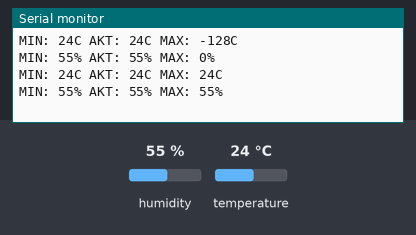
A sketch run on a simulated Arduino Uno, built with avr-gcc and run on an emulated ATmega328P. Parts: the last lines printed to the serial monitor. Inputs (shaded band) come from the test bench; at power-on: humidity 55 %, temperature 24 °C. EEPROM starts erased.

Above: at 2.8 s.
2.9 s: humidity set to 22 %
At 5.3 s:
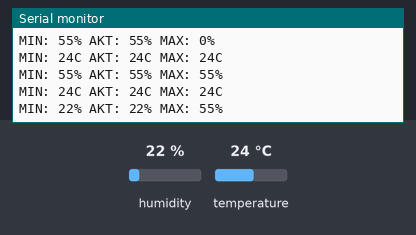
5.6 s: temperature set to 12 °C
At 6.9 s:
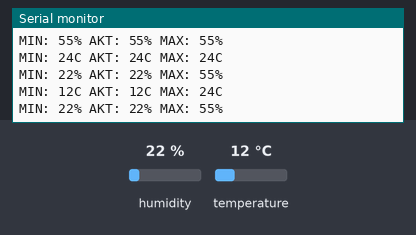
8.3 s: humidity set to 40 %
At 10.6 s:
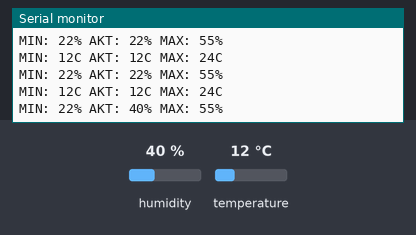
Timing chart, 0 to 12.1 s (numbered marks = the images above; inputs shaded):
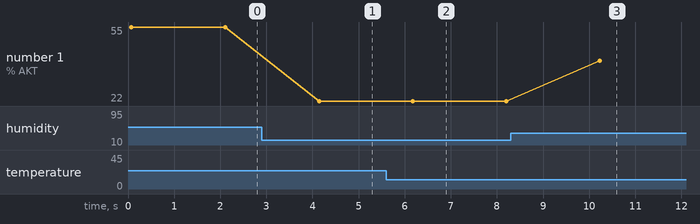

The sketch:

dth_eeprom.ino
```cpp
#include <EEPROM.h>
#include <DHT.h>

#define DHT_PIN 11

#define TEMP_MIN_ADDRESS 1
#define TEMP_MAX_ADDRESS 2
#define HUMIDITY_MIN_ADDRESS 3
#define HUMIDITY_MAX_ADDRESS 4

#define DELAY 2000

// leave uncommented to skip reading the eeprom data
#define INITIALIZE_EEPROM

DHT dht(DHT_PIN, DHT11);

int8_t temp_min;
int8_t temp_max;
int8_t temp_current;

uint8_t humidity_min;
uint8_t humidity_max;
uint8_t humidity_current;

void setup()
{
    Serial.begin(9600);
    dht.begin();

#ifdef INITIALIZE_EEPROM
    temp_min = 127;
    temp_max = -128;
    humidity_max = 0;
    humidity_min = 100;
    saveToEEPROM();
#else
    temp_min = EEPROM.read(TEMP_MIN_ADDRESS);
    temp_max = EEPROM.read(TEMP_MAX_ADDRESS);
    humidity_max = EEPROM.read(HUMIDITY_MAX_ADDRESS);
    humidity_min = EEPROM.read(HUMIDITY_MIN_ADDRESS);
#endif
}

void loop()
{
    readTemp();
    if (updateMinMax())
    {
        saveToEEPROM();
    }
    printReadings();
    delay(DELAY);
}

void readTemp()
{
    float t = dht.readTemperature();
    float h = dht.readHumidity();

    if (isnan(t) || isnan(h)){
        return;
    }

    temp_current = (int8_t)t;
    humidity_current = (uint8_t)h;
}

bool updateMinMax()
{
    bool changed = false;
    if (temp_current < temp_min)
    {
        temp_min = temp_current;
        changed = true;
    }
    else if (temp_current > temp_max)
    {
        temp_max = temp_current;
        changed = true;
    }

    if (humidity_current < humidity_min)
    {
        humidity_min = humidity_current;
        changed = true;
    }
    else if (humidity_current > humidity_max)
    {
        humidity_max = humidity_current;
        changed = true;
    }
    return changed;
}

void saveToEEPROM()
{
    EEPROM.write(TEMP_MAX_ADDRESS, temp_max);
    EEPROM.write(TEMP_MIN_ADDRESS, temp_min);
    EEPROM.write(HUMIDITY_MAX_ADDRESS, humidity_max);
    EEPROM.write(HUMIDITY_MIN_ADDRESS, humidity_min);
}

void printReadings()
{
    Serial.println(String("MIN: ") + temp_min + String("C AKT: ") + temp_current + String("C MAX: ") + temp_max + String("C"));
    Serial.println(String("MIN: ") + humidity_min + String("% AKT: ") + humidity_current + String("% MAX: ") + humidity_max + String("%"));
    Serial.println();
}
```

Measured:
- after the input at 2.9 s, the serial monitor: prints a new line after 1.2 s (image 1)
- after the input at 5.6 s, the serial monitor: prints a new line after 0.55 s (image 2)
- after the input at 8.3 s, the serial monitor: prints a new line after 1.9 s (image 3)
- plotted number 1: 55 → 22 after the input at 2.9 s, 22 → 40 after the input at 8.3 s
